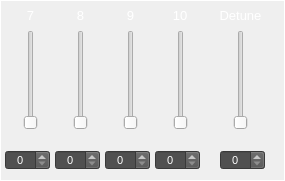
    <widget class="CustomFrame" name="frame_PADsynth_Haromonyies7_10">
     <property name="geometry">
      <rect>
       <x>745</x>
       <y>190</y>
       <width>285</width>
       <height>181</height>
      </rect>
     </property>
     <property name="styleSheet">
      <string notr="true">color: rgb(255, 255, 255);</string>
     </property>
     <property name="frameShape">
      <enum>QFrame::Panel</enum>
     </property>
     <property name="frameShadow">
      <enum>QFrame::Plain</enum>
     </property>
     <property name="midLineWidth">
      <number>1</number>
     </property>
     <widget class="QLabel" name="label_399">
      <property name="geometry">
       <rect>
        <x>15</x>
        <y>5</y>
        <width>31</width>
        <height>21</height>
       </rect>
      </property>
      <property name="font">
       <font>
        <pointsize>10</pointsize>
       </font>
      </property>
      <property name="styleSheet">
       <string notr="true">color: rgb(255, 255, 255);</string>
      </property>
      <property name="text">
       <string>7</string>
      </property>
      <property name="alignment">
       <set>Qt::AlignCenter</set>
      </property>
     </widget>
     <widget class="CustomSpinBox" name="spinBox_PADsynth_Harmony_7">
      <property name="geometry">
       <rect>
        <x>5</x>
        <y>150</y>
        <width>45</width>
        <height>20</height>
       </rect>
      </property>
      <property name="font">
       <font>
        <pointsize>8</pointsize>
       </font>
      </property>
      <property name="focusPolicy">
       <enum>Qt::NoFocus</enum>
      </property>
      <property name="styleSheet">
       <string notr="true">background-color: rgb(80,80,80);
color: rgb(255, 255, 255);</string>
      </property>
      <property name="alignment">
       <set>Qt::AlignCenter</set>
      </property>
      <property name="readOnly">
       <bool>false</bool>
      </property>
      <property name="accelerated">
       <bool>true</bool>
      </property>
      <property name="maximum">
       <number>100</number>
      </property>
      <property name="value">
       <number>0</number>
      </property>
     </widget>
     <widget class="CustomVerticalSlider" name="verticalSlider_PADsynth_Harmony_7">
      <property name="geometry">
       <rect>
        <x>20</x>
        <y>30</y>
        <width>22</width>
        <height>100</height>
       </rect>
      </property>
      <property name="maximum">
       <number>100</number>
      </property>
      <property name="orientation">
       <enum>Qt::Vertical</enum>
      </property>
      <property name="tickPosition">
       <enum>QSlider::NoTicks</enum>
      </property>
      <property name="tickInterval">
       <number>10</number>
      </property>
     </widget>
     <widget class="CustomSpinBox" name="spinBox_PADsynth_Harmony_8">
      <property name="geometry">
       <rect>
        <x>55</x>
        <y>150</y>
        <width>45</width>
        <height>20</height>
       </rect>
      </property>
      <property name="font">
       <font>
        <pointsize>8</pointsize>
       </font>
      </property>
      <property name="focusPolicy">
       <enum>Qt::NoFocus</enum>
      </property>
      <property name="styleSheet">
       <string notr="true">background-color: rgb(80,80,80);
color: rgb(255, 255, 255);</string>
      </property>
      <property name="alignment">
       <set>Qt::AlignCenter</set>
      </property>
      <property name="readOnly">
       <bool>false</bool>
      </property>
      <property name="accelerated">
       <bool>true</bool>
      </property>
      <property name="maximum">
       <number>100</number>
      </property>
      <property name="value">
       <number>0</number>
      </property>
     </widget>
     <widget class="CustomSpinBox" name="spinBox_PADsynth_Harmony_9">
      <property name="geometry">
       <rect>
        <x>105</x>
        <y>150</y>
        <width>45</width>
        <height>20</height>
       </rect>
      </property>
      <property name="font">
       <font>
        <pointsize>8</pointsize>
       </font>
      </property>
      <property name="focusPolicy">
       <enum>Qt::NoFocus</enum>
      </property>
      <property name="styleSheet">
       <string notr="true">background-color: rgb(80,80,80);
color: rgb(255, 255, 255);</string>
      </property>
      <property name="alignment">
       <set>Qt::AlignCenter</set>
      </property>
      <property name="readOnly">
       <bool>false</bool>
      </property>
      <property name="accelerated">
       <bool>true</bool>
      </property>
      <property name="maximum">
       <number>100</number>
      </property>
      <property name="value">
       <number>0</number>
      </property>
     </widget>
     <widget class="CustomSpinBox" name="spinBox_PADsynth_Harmony_10">
      <property name="geometry">
       <rect>
        <x>155</x>
        <y>150</y>
        <width>45</width>
        <height>20</height>
       </rect>
      </property>
      <property name="font">
       <font>
        <pointsize>8</pointsize>
       </font>
      </property>
      <property name="focusPolicy">
       <enum>Qt::NoFocus</enum>
      </property>
      <property name="styleSheet">
       <string notr="true">background-color: rgb(80,80,80);
color: rgb(255, 255, 255);</string>
      </property>
      <property name="alignment">
       <set>Qt::AlignCenter</set>
      </property>
      <property name="readOnly">
       <bool>false</bool>
      </property>
      <property name="accelerated">
       <bool>true</bool>
      </property>
      <property name="maximum">
       <number>100</number>
      </property>
      <property name="value">
       <number>0</number>
      </property>
     </widget>
     <widget class="CustomSpinBox" name="spinBox_PADsynth_HarmonyDetune">
      <property name="geometry">
       <rect>
        <x>220</x>
        <y>150</y>
        <width>45</width>
        <height>20</height>
       </rect>
      </property>
      <property name="font">
       <font>
        <pointsize>8</pointsize>
       </font>
      </property>
      <property name="focusPolicy">
       <enum>Qt::NoFocus</enum>
      </property>
      <property name="styleSheet">
       <string notr="true">background-color: rgb(80,80,80);
color: rgb(255, 255, 255);</string>
      </property>
      <property name="alignment">
       <set>Qt::AlignCenter</set>
      </property>
      <property name="readOnly">
       <bool>false</bool>
      </property>
      <property name="accelerated">
       <bool>true</bool>
      </property>
      <property name="maximum">
       <number>100</number>
      </property>
      <property name="value">
       <number>0</number>
      </property>
     </widget>
     <widget class="CustomVerticalSlider" name="verticalSlider_PADsynth_Harmony_8">
      <property name="geometry">
       <rect>
        <x>70</x>
        <y>30</y>
        <width>22</width>
        <height>100</height>
       </rect>
      </property>
      <property name="maximum">
       <number>100</number>
      </property>
      <property name="orientation">
       <enum>Qt::Vertical</enum>
      </property>
      <property name="tickPosition">
       <enum>QSlider::NoTicks</enum>
      </property>
      <property name="tickInterval">
       <number>10</number>
      </property>
     </widget>
     <widget class="CustomVerticalSlider" name="verticalSlider_PADsynth_Harmony_9">
      <property name="geometry">
       <rect>
        <x>120</x>
        <y>30</y>
        <width>22</width>
        <height>100</height>
       </rect>
      </property>
      <property name="maximum">
       <number>100</number>
      </property>
      <property name="orientation">
       <enum>Qt::Vertical</enum>
      </property>
      <property name="tickPosition">
       <enum>QSlider::NoTicks</enum>
      </property>
      <property name="tickInterval">
       <number>10</number>
      </property>
     </widget>
     <widget class="CustomVerticalSlider" name="verticalSlider_PADsynth_Harmony_10">
      <property name="geometry">
       <rect>
        <x>170</x>
        <y>30</y>
        <width>22</width>
        <height>100</height>
       </rect>
      </property>
      <property name="maximum">
       <number>100</number>
      </property>
      <property name="orientation">
       <enum>Qt::Vertical</enum>
      </property>
      <property name="tickPosition">
       <enum>QSlider::NoTicks</enum>
      </property>
      <property name="tickInterval">
       <number>10</number>
      </property>
     </widget>
     <widget class="CustomVerticalSlider" name="verticalSlider_PADsynth_HarmonyDetune">
      <property name="geometry">
       <rect>
        <x>230</x>
        <y>30</y>
        <width>22</width>
        <height>100</height>
       </rect>
      </property>
      <property name="maximum">
       <number>100</number>
      </property>
      <property name="orientation">
       <enum>Qt::Vertical</enum>
      </property>
      <property name="tickPosition">
       <enum>QSlider::NoTicks</enum>
      </property>
      <property name="tickInterval">
       <number>10</number>
      </property>
     </widget>
     <widget class="QLabel" name="label_400">
      <property name="geometry">
       <rect>
        <x>65</x>
        <y>5</y>
        <width>31</width>
        <height>21</height>
       </rect>
      </property>
      <property name="font">
       <font>
        <pointsize>10</pointsize>
       </font>
      </property>
      <property name="styleSheet">
       <string notr="true">color: rgb(255, 255, 255);</string>
      </property>
      <property name="text">
       <string>8</string>
      </property>
      <property name="alignment">
       <set>Qt::AlignCenter</set>
      </property>
     </widget>
     <widget class="QLabel" name="label_401">
      <property name="geometry">
       <rect>
        <x>115</x>
        <y>5</y>
        <width>31</width>
        <height>21</height>
       </rect>
      </property>
      <property name="font">
       <font>
        <pointsize>10</pointsize>
       </font>
      </property>
      <property name="styleSheet">
       <string notr="true">color: rgb(255, 255, 255);</string>
      </property>
      <property name="text">
       <string>9</string>
      </property>
      <property name="alignment">
       <set>Qt::AlignCenter</set>
      </property>
     </widget>
     <widget class="QLabel" name="label_402">
      <property name="geometry">
       <rect>
        <x>140</x>
        <y>5</y>
        <width>80</width>
        <height>21</height>
       </rect>
      </property>
      <property name="font">
       <font>
        <pointsize>10</pointsize>
       </font>
      </property>
      <property name="styleSheet">
       <string notr="true">color: rgb(255, 255, 255);</string>
      </property>
      <property name="text">
       <string>10</string>
      </property>
      <property name="alignment">
       <set>Qt::AlignCenter</set>
      </property>
     </widget>
     <widget class="QLabel" name="label_403">
      <property name="geometry">
       <rect>
        <x>213</x>
        <y>5</y>
        <width>55</width>
        <height>21</height>
       </rect>
      </property>
      <property name="font">
       <font>
        <pointsize>10</pointsize>
       </font>
      </property>
      <property name="styleSheet">
       <string notr="true">color: rgb(255, 255, 255);</string>
      </property>
      <property name="text">
       <string>Detune</string>
      </property>
      <property name="alignment">
       <set>Qt::AlignCenter</set>
      </property>
     </widget>
    </widget>
